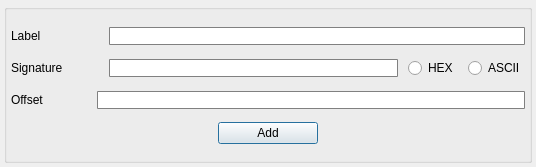
<?xml version="1.0" encoding="UTF-8"?>
<ui version="4.0">
 <class>new_file_signature</class>
 <widget class="QDialog" name="new_file_signature">
  <property name="windowModality">
   <enum>Qt::ApplicationModal</enum>
  </property>
  <property name="geometry">
   <rect>
    <x>0</x>
    <y>0</y>
    <width>536</width>
    <height>167</height>
   </rect>
  </property>
  <property name="minimumSize">
   <size>
    <width>536</width>
    <height>167</height>
   </size>
  </property>
  <property name="maximumSize">
   <size>
    <width>536</width>
    <height>167</height>
   </size>
  </property>
  <property name="windowTitle">
   <string>New File Signature</string>
  </property>
  <property name="styleSheet">
   <string notr="true"/>
  </property>
  <layout class="QHBoxLayout" name="horizontalLayout">
   <property name="spacing">
    <number>4</number>
   </property>
   <property name="leftMargin">
    <number>4</number>
   </property>
   <property name="topMargin">
    <number>4</number>
   </property>
   <property name="rightMargin">
    <number>4</number>
   </property>
   <property name="bottomMargin">
    <number>4</number>
   </property>
   <item>
    <widget class="QGroupBox" name="groupBox">
     <layout class="QVBoxLayout" name="verticalLayout">
      <property name="spacing">
       <number>0</number>
      </property>
      <property name="leftMargin">
       <number>4</number>
      </property>
      <property name="topMargin">
       <number>4</number>
      </property>
      <property name="rightMargin">
       <number>4</number>
      </property>
      <property name="bottomMargin">
       <number>0</number>
      </property>
      <item>
       <layout class="QHBoxLayout" name="horizontalLayout_2">
        <property name="spacing">
         <number>10</number>
        </property>
        <item>
         <widget class="QLabel" name="label_label">
          <property name="minimumSize">
           <size>
            <width>88</width>
            <height>0</height>
           </size>
          </property>
          <property name="maximumSize">
           <size>
            <width>88</width>
            <height>16777215</height>
           </size>
          </property>
          <property name="text">
           <string>Label</string>
          </property>
         </widget>
        </item>
        <item>
         <widget class="QLineEdit" name="lineEdit_label">
          <property name="minimumSize">
           <size>
            <width>250</width>
            <height>0</height>
           </size>
          </property>
          <property name="maximumSize">
           <size>
            <width>500</width>
            <height>16777215</height>
           </size>
          </property>
          <property name="styleSheet">
           <string notr="true">QLineEdit {border: 1px solid gray; border-radius: 1px; padding:2x}
</string>
          </property>
         </widget>
        </item>
       </layout>
      </item>
      <item>
       <layout class="QHBoxLayout" name="horizontalLayout_5">
        <property name="spacing">
         <number>10</number>
        </property>
        <item>
         <widget class="QLabel" name="label_signature">
          <property name="minimumSize">
           <size>
            <width>88</width>
            <height>0</height>
           </size>
          </property>
          <property name="maximumSize">
           <size>
            <width>88</width>
            <height>16777215</height>
           </size>
          </property>
          <property name="text">
           <string>Signature</string>
          </property>
         </widget>
        </item>
        <item>
         <widget class="QLineEdit" name="lineEdit_signature">
          <property name="minimumSize">
           <size>
            <width>250</width>
            <height>0</height>
           </size>
          </property>
          <property name="maximumSize">
           <size>
            <width>500</width>
            <height>16777215</height>
           </size>
          </property>
          <property name="styleSheet">
           <string notr="true">QLineEdit {border: 1px solid gray; border-radius: 1px; padding:2x}
</string>
          </property>
         </widget>
        </item>
        <item>
         <widget class="QRadioButton" name="radioButton_hex">
          <property name="text">
           <string>HEX</string>
          </property>
         </widget>
        </item>
        <item>
         <widget class="QRadioButton" name="radioButton_ascii">
          <property name="text">
           <string>ASCII</string>
          </property>
         </widget>
        </item>
       </layout>
      </item>
      <item>
       <layout class="QHBoxLayout" name="horizontalLayout_6">
        <property name="spacing">
         <number>10</number>
        </property>
        <item>
         <widget class="QLabel" name="label_offset">
          <property name="text">
           <string>Offset             </string>
          </property>
         </widget>
        </item>
        <item>
         <widget class="QLineEdit" name="lineEdit_offset">
          <property name="minimumSize">
           <size>
            <width>250</width>
            <height>0</height>
           </size>
          </property>
          <property name="maximumSize">
           <size>
            <width>500</width>
            <height>16777215</height>
           </size>
          </property>
          <property name="styleSheet">
           <string notr="true">QLineEdit {border: 1px solid gray; border-radius: 1px; padding:2x}
</string>
          </property>
         </widget>
        </item>
       </layout>
      </item>
      <item>
       <layout class="QHBoxLayout" name="horizontalLayout_4">
        <item>
         <layout class="QHBoxLayout" name="horizontalLayout_3">
          <property name="spacing">
           <number>30</number>
          </property>
          <item>
           <spacer name="horizontalSpacer">
            <property name="orientation">
             <enum>Qt::Horizontal</enum>
            </property>
            <property name="sizeHint" stdset="0">
             <size>
              <width>40</width>
              <height>20</height>
             </size>
            </property>
           </spacer>
          </item>
          <item>
           <widget class="QPushButton" name="pushButton_add_file_signature">
            <property name="minimumSize">
             <size>
              <width>100</width>
              <height>0</height>
             </size>
            </property>
            <property name="maximumSize">
             <size>
              <width>100</width>
              <height>16777215</height>
             </size>
            </property>
            <property name="styleSheet">
             <string notr="true"/>
            </property>
            <property name="text">
             <string>Add</string>
            </property>
           </widget>
          </item>
          <item>
           <spacer name="horizontalSpacer_2">
            <property name="orientation">
             <enum>Qt::Horizontal</enum>
            </property>
            <property name="sizeHint" stdset="0">
             <size>
              <width>40</width>
              <height>20</height>
             </size>
            </property>
           </spacer>
          </item>
         </layout>
        </item>
       </layout>
      </item>
     </layout>
    </widget>
   </item>
  </layout>
 </widget>
 <resources/>
 <connections/>
</ui>
